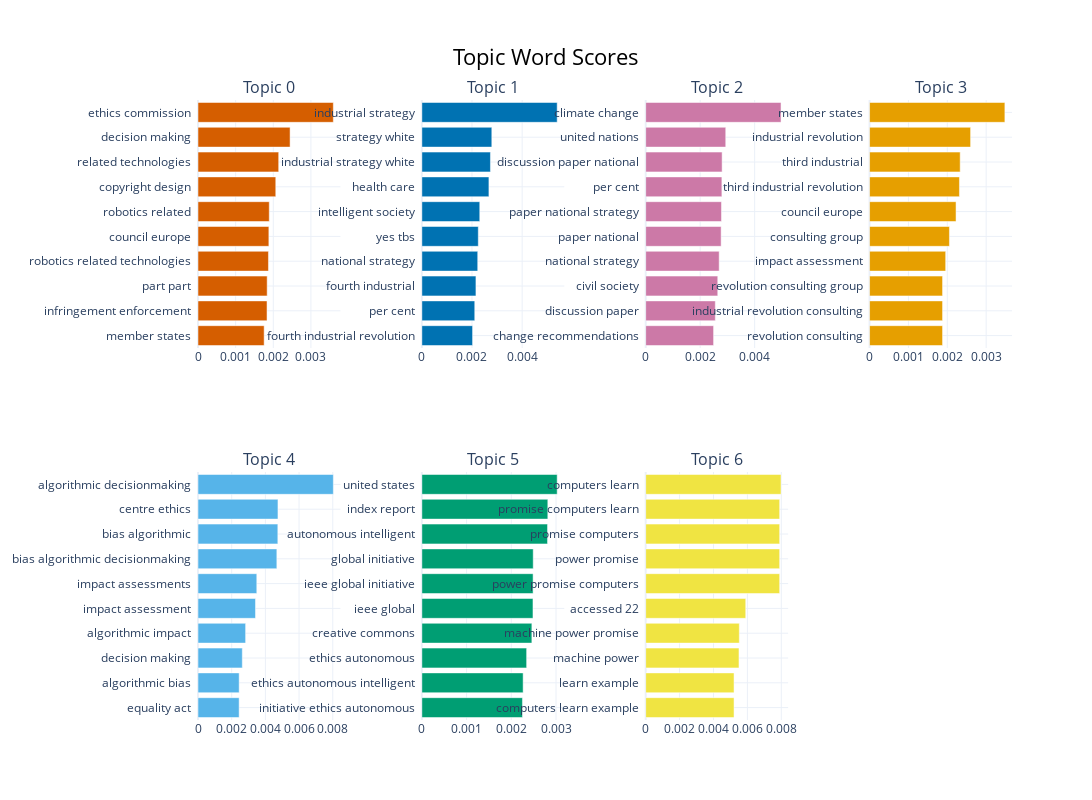

This figure's notebook cell:
### Code cell
# Visualisation des relations entre les topics
topic_model.visualize_barchart(n_words=10, height=400, width=400)

### Figure 1 — Plotly figure (JSON) as saved in the notebook; plotly's stock layout.template omitted (floating-point values rounded to 4 significant figures)
{"data": [{"marker": {"color": "#D55E00"}, "orientation": "h", "type": "bar", "x": [0.001758, 0.001834, 0.001838, 0.001872, 0.001883, 0.001893, 0.002066, 0.002144, 0.002447, 0.003596], "xaxis": "x", "y": ["member states  ", "infringement enforcement  ", "part part  ", "robotics related technologies  ", "council europe  ", "robotics related  ", "copyright design  ", "related technologies  ", "decision making  ", "ethics commission  "], "yaxis": "y"}, {"marker": {"color": "#0072B2"}, "orientation": "h", "type": "bar", "x": [0.002023, 0.00211, 0.002157, 0.002228, 0.002251, 0.00231, 0.002675, 0.002736, 0.002791, 0.005398], "xaxis": "x2", "y": ["fourth industrial revolution  ", "per cent  ", "fourth industrial  ", "national strategy  ", "yes tbs  ", "intelligent society  ", "health care  ", "industrial strategy white  ", "strategy white  ", "industrial strategy  "], "yaxis": "y2"}, {"marker": {"color": "#CC79A7"}, "orientation": "h", "type": "bar", "x": [0.002492, 0.002556, 0.002646, 0.002698, 0.002769, 0.002782, 0.002797, 0.002806, 0.002939, 0.004968], "xaxis": "x3", "y": ["change recommendations  ", "discussion paper  ", "civil society  ", "national strategy  ", "paper national  ", "paper national strategy  ", "per cent  ", "discussion paper national  ", "united nations  ", "climate change  "], "yaxis": "y3"}, {"marker": {"color": "#E69F00"}, "orientation": "h", "type": "bar", "x": [0.001879, 0.001879, 0.001879, 0.001959, 0.002056, 0.002226, 0.002313, 0.002332, 0.0026, 0.003482], "xaxis": "x4", "y": ["revolution consulting  ", "industrial revolution consulting  ", "revolution consulting group  ", "impact assessment  ", "consulting group  ", "council europe  ", "third industrial revolution  ", "third industrial  ", "industrial revolution  ", "member states  "], "yaxis": "y4"}, {"marker": {"color": "#56B4E9"}, "orientation": "h", "type": "bar", "x": [0.002443, 0.002444, 0.002631, 0.002827, 0.003414, 0.00349, 0.004681, 0.00474, 0.004747, 0.008034], "xaxis": "x5", "y": ["equality act  ", "algorithmic bias  ", "decision making  ", "algorithmic impact  ", "impact assessment  ", "impact assessments  ", "bias algorithmic decisionmaking  ", "bias algorithmic  ", "centre ethics  ", "algorithmic decisionmaking  "], "yaxis": "y5"}, {"marker": {"color": "#009E73"}, "orientation": "h", "type": "bar", "x": [0.00225, 0.002265, 0.002343, 0.00246, 0.002485, 0.002488, 0.002491, 0.002811, 0.002817, 0.003026], "xaxis": "x6", "y": ["initiative ethics autonomous  ", "ethics autonomous intelligent  ", "ethics autonomous  ", "creative commons  ", "ieee global  ", "ieee global initiative  ", "global initiative  ", "autonomous intelligent  ", "index report  ", "united states  "], "yaxis": "y6"}, {"marker": {"color": "#F0E442"}, "orientation": "h", "type": "bar", "x": [0.005213, 0.005213, 0.005504, 0.005524, 0.005903, 0.007905, 0.007905, 0.007905, 0.007905, 0.007985], "xaxis": "x7", "y": ["computers learn example  ", "learn example  ", "machine power  ", "machine power promise  ", "accessed 22  ", "power promise computers  ", "power promise  ", "promise computers  ", "promise computers learn  ", "computers learn  "], "yaxis": "y7"}], "layout": {"annotations": [{"font": {"size": 16}, "showarrow": false, "text": "Topic 0", "x": 0.0875, "xanchor": "center", "xref": "paper", "y": 1, "yanchor": "bottom", "yref": "paper"}, {"font": {"size": 16}, "showarrow": false, "text": "Topic 1", "x": 0.3625, "xanchor": "center", "xref": "paper", "y": 1, "yanchor": "bottom", "yref": "paper"}, {"font": {"size": 16}, "showarrow": false, "text": "Topic 2", "x": 0.6375, "xanchor": "center", "xref": "paper", "y": 1, "yanchor": "bottom", "yref": "paper"}, {"font": {"size": 16}, "showarrow": false, "text": "Topic 3", "x": 0.9125, "xanchor": "center", "xref": "paper", "y": 1, "yanchor": "bottom", "yref": "paper"}, {"font": {"size": 16}, "showarrow": false, "text": "Topic 4", "x": 0.0875, "xanchor": "center", "xref": "paper", "y": 0.4, "yanchor": "bottom", "yref": "paper"}, {"font": {"size": 16}, "showarrow": false, "text": "Topic 5", "x": 0.3625, "xanchor": "center", "xref": "paper", "y": 0.4, "yanchor": "bottom", "yref": "paper"}, {"font": {"size": 16}, "showarrow": false, "text": "Topic 6", "x": 0.6375, "xanchor": "center", "xref": "paper", "y": 0.4, "yanchor": "bottom", "yref": "paper"}], "height": 800, "hoverlabel": {"bgcolor": "white", "font": {"family": "Rockwell", "size": 16}}, "showlegend": false, "title": {"font": {"color": "Black", "size": 22}, "text": "Topic Word Scores", "x": 0.5, "xanchor": "center", "yanchor": "top"}, "width": 1600, "xaxis": {"anchor": "y", "domain": [0, 0.175], "showgrid": true}, "xaxis2": {"anchor": "y2", "domain": [0.275, 0.45], "showgrid": true}, "xaxis3": {"anchor": "y3", "domain": [0.55, 0.725], "showgrid": true}, "xaxis4": {"anchor": "y4", "domain": [0.825, 1], "showgrid": true}, "xaxis5": {"anchor": "y5", "domain": [0, 0.175], "showgrid": true}, "xaxis6": {"anchor": "y6", "domain": [0.275, 0.45], "showgrid": true}, "xaxis7": {"anchor": "y7", "domain": [0.55, 0.725], "showgrid": true}, "xaxis8": {"anchor": "y8", "domain": [0.825, 1], "showgrid": true}, "yaxis": {"anchor": "x", "domain": [0.6, 1], "showgrid": true}, "yaxis2": {"anchor": "x2", "domain": [0.6, 1], "showgrid": true}, "yaxis3": {"anchor": "x3", "domain": [0.6, 1], "showgrid": true}, "yaxis4": {"anchor": "x4", "domain": [0.6, 1], "showgrid": true}, "yaxis5": {"anchor": "x5", "domain": [0, 0.4], "showgrid": true}, "yaxis6": {"anchor": "x6", "domain": [0, 0.4], "showgrid": true}, "yaxis7": {"anchor": "x7", "domain": [0, 0.4], "showgrid": true}, "yaxis8": {"anchor": "x8", "domain": [0, 0.4], "showgrid": true}}}
